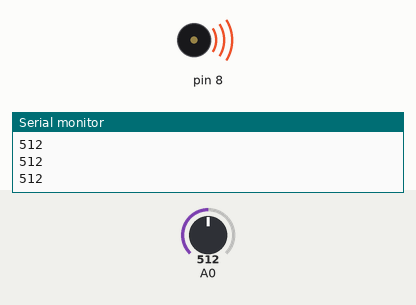
This sketch was run on a simulated Arduino Uno, built with avr-gcc and run on an emulated ATmega328P. Parts: buzzer (waves = sounding), the last lines printed to the serial monitor. The inputs (shaded band) are chosen by the test bench; at power-on: A0 = 512.

Above: at 1.2 s.
1.3 s: A0 set to 0
At 1.9 s:
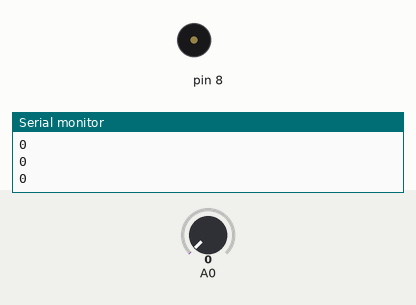
2.8 s: A0 set to 122
At 3.2 s:
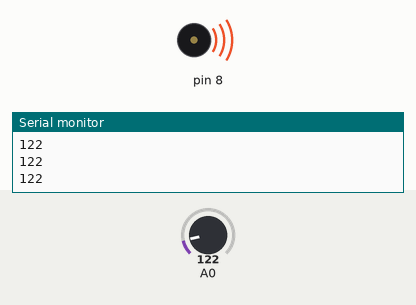
Timing chart, 0 to 5.8 s (numbered marks = the images above; inputs shaded):
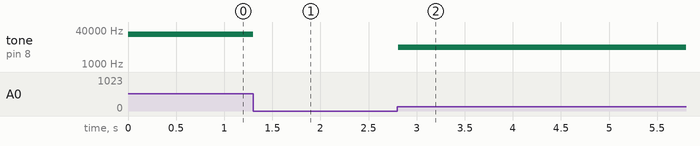

The sketch:

light_alarm.ino
```cpp
int sensorValue = 0;

void setup() {
  // put your setup code here, to run once:
  Serial.begin(9600);
  // pinMode(8,OUTPUT);
}

void loop() {
  // put your main code here, to run repeatedly:

  sensorValue = analogRead(A0);
  Serial.println(sensorValue);

  if(sensorValue >= 3) {
    tone(8,sensorValue*50);
  }
  else {
    noTone(8);
  }
}
```

Measured:
- after the input at 1.3 s, tone on pin 8: 25600 Hz → silent at once
- after the input at 2.8 s, tone on pin 8: silent → 6100 Hz at once
